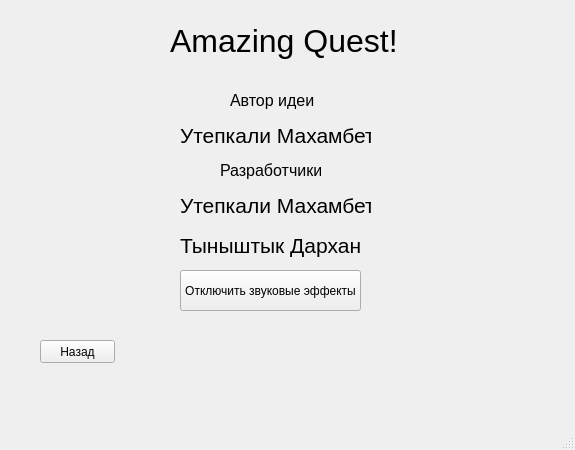
<?xml version="1.0" encoding="UTF-8"?>
<ui version="4.0">
 <class>MainWindow</class>
 <widget class="QMainWindow" name="MainWindow">
  <property name="geometry">
   <rect>
    <x>0</x>
    <y>0</y>
    <width>575</width>
    <height>450</height>
   </rect>
  </property>
  <property name="windowTitle">
   <string>MainWindow</string>
  </property>
  <widget class="QWidget" name="centralwidget">
   <widget class="QPushButton" name="btn_return">
    <property name="geometry">
     <rect>
      <x>40</x>
      <y>340</y>
      <width>75</width>
      <height>23</height>
     </rect>
    </property>
    <property name="text">
     <string>Назад</string>
    </property>
   </widget>
   <widget class="QLabel" name="label">
    <property name="geometry">
     <rect>
      <x>170</x>
      <y>10</y>
      <width>231</width>
      <height>61</height>
     </rect>
    </property>
    <property name="font">
     <font>
      <pointsize>24</pointsize>
     </font>
    </property>
    <property name="toolTip">
     <string>&lt;html&gt;&lt;head/&gt;&lt;body&gt;&lt;p align=&quot;center&quot;&gt;&lt;br/&gt;&lt;/p&gt;&lt;/body&gt;&lt;/html&gt;</string>
    </property>
    <property name="text">
     <string>Amazing Quest!</string>
    </property>
   </widget>
   <widget class="QPushButton" name="btn_sounds">
    <property name="geometry">
     <rect>
      <x>180</x>
      <y>270</y>
      <width>181</width>
      <height>41</height>
     </rect>
    </property>
    <property name="text">
     <string>Отключить звуковые эффекты</string>
    </property>
   </widget>
   <widget class="QLabel" name="label_2">
    <property name="geometry">
     <rect>
      <x>230</x>
      <y>90</y>
      <width>91</width>
      <height>21</height>
     </rect>
    </property>
    <property name="font">
     <font>
      <pointsize>12</pointsize>
     </font>
    </property>
    <property name="toolTip">
     <string>&lt;html&gt;&lt;head/&gt;&lt;body&gt;&lt;p align=&quot;center&quot;&gt;&lt;br/&gt;&lt;/p&gt;&lt;/body&gt;&lt;/html&gt;</string>
    </property>
    <property name="text">
     <string>Автор идеи</string>
    </property>
   </widget>
   <widget class="QLabel" name="label_3">
    <property name="geometry">
     <rect>
      <x>180</x>
      <y>120</y>
      <width>191</width>
      <height>31</height>
     </rect>
    </property>
    <property name="font">
     <font>
      <pointsize>16</pointsize>
     </font>
    </property>
    <property name="toolTip">
     <string>&lt;html&gt;&lt;head/&gt;&lt;body&gt;&lt;p align=&quot;center&quot;&gt;&lt;br/&gt;&lt;/p&gt;&lt;/body&gt;&lt;/html&gt;</string>
    </property>
    <property name="text">
     <string>Утепкали Махамбет</string>
    </property>
   </widget>
   <widget class="QLabel" name="label_4">
    <property name="geometry">
     <rect>
      <x>220</x>
      <y>160</y>
      <width>101</width>
      <height>21</height>
     </rect>
    </property>
    <property name="font">
     <font>
      <pointsize>12</pointsize>
     </font>
    </property>
    <property name="toolTip">
     <string>&lt;html&gt;&lt;head/&gt;&lt;body&gt;&lt;p align=&quot;center&quot;&gt;&lt;br/&gt;&lt;/p&gt;&lt;/body&gt;&lt;/html&gt;</string>
    </property>
    <property name="text">
     <string>Разработчики</string>
    </property>
   </widget>
   <widget class="QLabel" name="label_5">
    <property name="geometry">
     <rect>
      <x>180</x>
      <y>190</y>
      <width>191</width>
      <height>31</height>
     </rect>
    </property>
    <property name="font">
     <font>
      <pointsize>16</pointsize>
     </font>
    </property>
    <property name="toolTip">
     <string>&lt;html&gt;&lt;head/&gt;&lt;body&gt;&lt;p align=&quot;center&quot;&gt;&lt;br/&gt;&lt;/p&gt;&lt;/body&gt;&lt;/html&gt;</string>
    </property>
    <property name="text">
     <string>Утепкали Махамбет</string>
    </property>
   </widget>
   <widget class="QLabel" name="label_6">
    <property name="geometry">
     <rect>
      <x>180</x>
      <y>230</y>
      <width>191</width>
      <height>31</height>
     </rect>
    </property>
    <property name="font">
     <font>
      <pointsize>16</pointsize>
     </font>
    </property>
    <property name="toolTip">
     <string>&lt;html&gt;&lt;head/&gt;&lt;body&gt;&lt;p align=&quot;center&quot;&gt;&lt;br/&gt;&lt;/p&gt;&lt;/body&gt;&lt;/html&gt;</string>
    </property>
    <property name="text">
     <string>Тыныштык Дархан</string>
    </property>
   </widget>
  </widget>
  <widget class="QMenuBar" name="menubar">
   <property name="geometry">
    <rect>
     <x>0</x>
     <y>0</y>
     <width>575</width>
     <height>21</height>
    </rect>
   </property>
  </widget>
  <widget class="QStatusBar" name="statusbar"/>
 </widget>
 <resources/>
 <connections/>
</ui>
